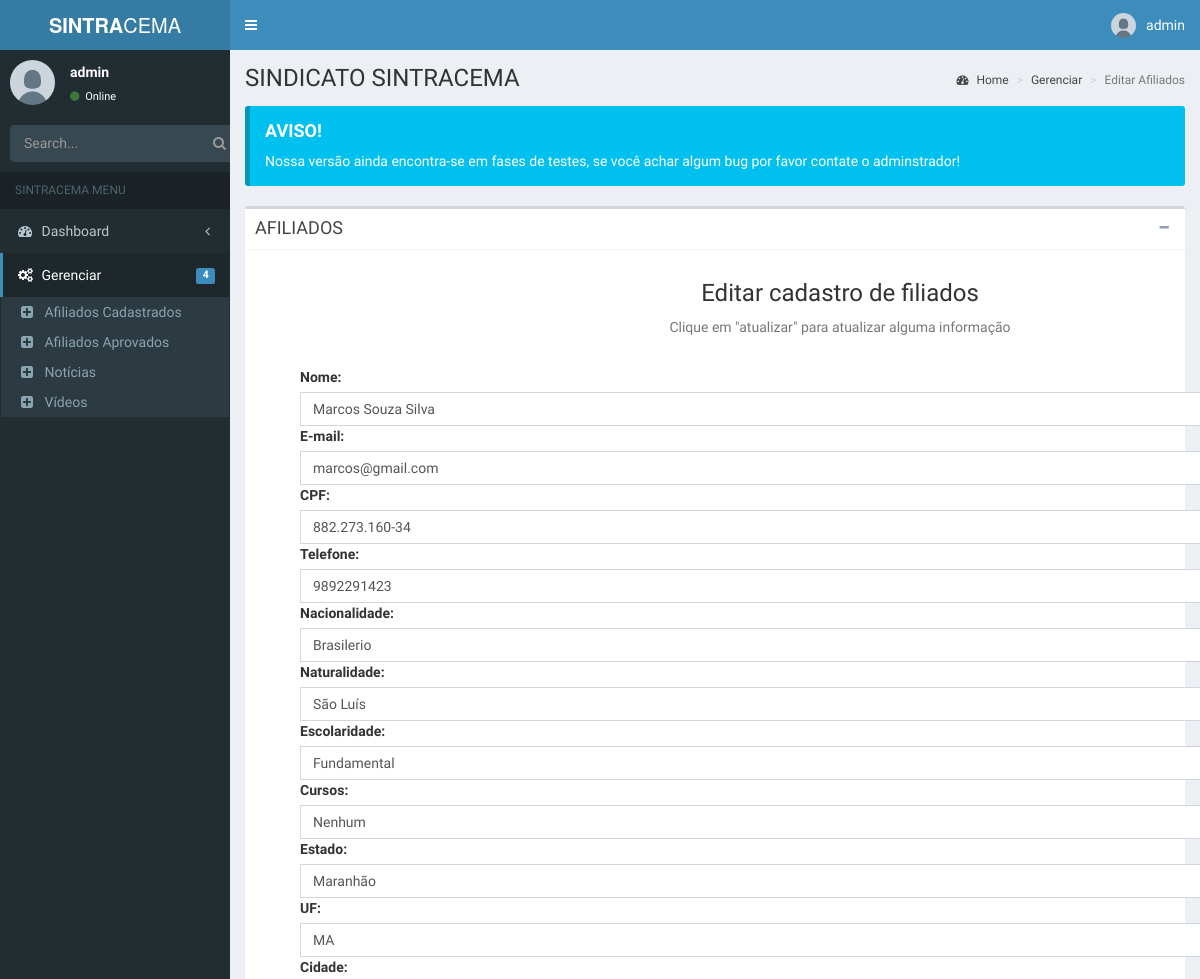
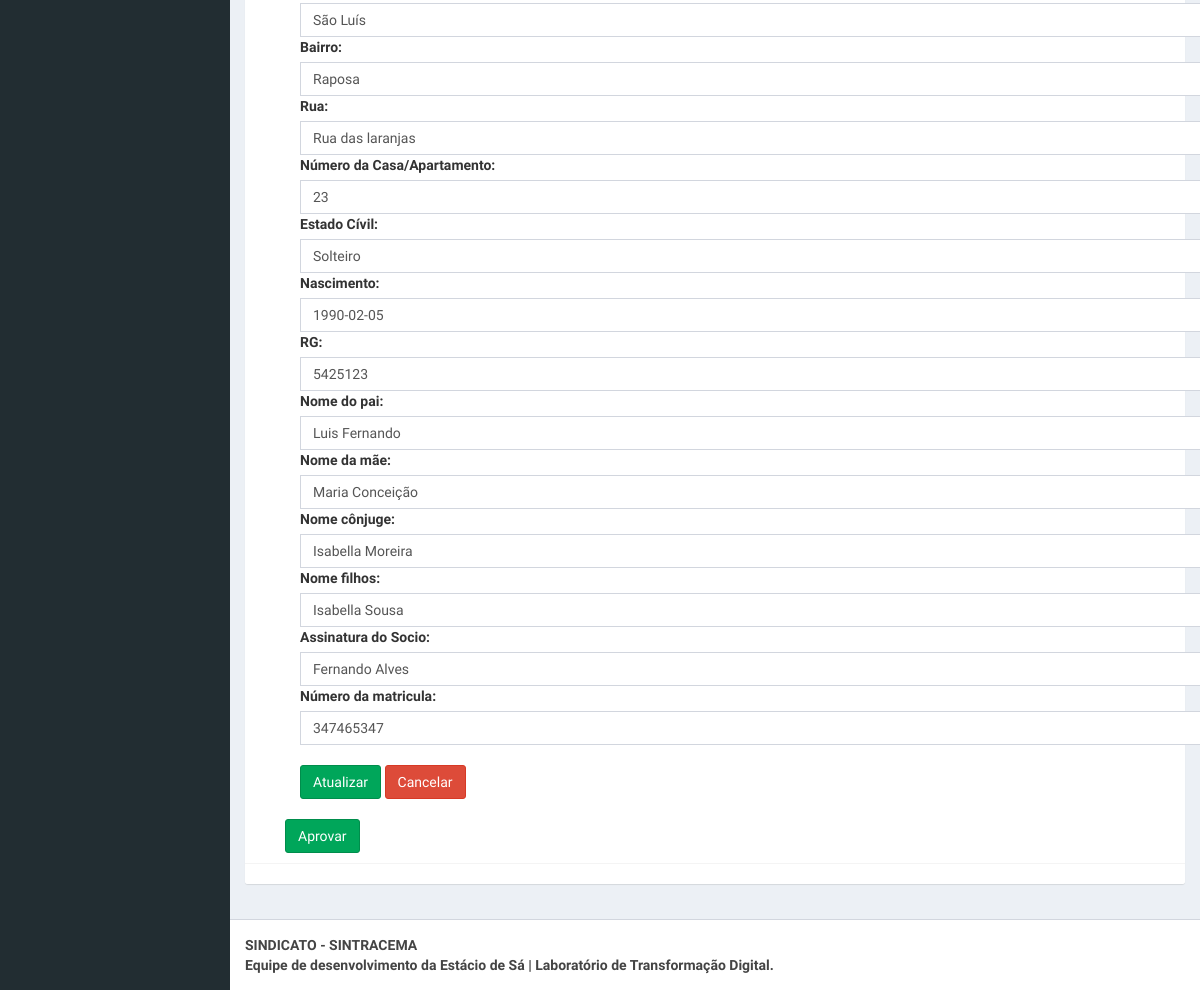
Screenshot of /admin/pages/layout/edit.php?id=1 (signed in) with the database file from the repository (2 pictures, top to bottom).
### tables this page shows
CREATE TABLE `filiais` (
  `id` int(11) NOT NULL,
  `id_aprovacao` int(11) UNSIGNED NOT NULL,
  `nome` varchar(100) DEFAULT NULL,
  `email` varchar(150) NOT NULL,
  `id_endereco` int(11) UNSIGNED NOT NULL,
  `nacionalidade` varchar(20) DEFAULT NULL,
  `naturalidade` varchar(30) DEFAULT NULL,
  `escolaridade` varchar(20) DEFAULT NULL,
  `cursos` varchar(255) NOT NULL,
  `estado_civil` varchar(20) DEFAULT NULL,
  `nascimento` date NOT NULL,
  `fone` varchar(20) NOT NULL,
  `cpf` varchar(20) NOT NULL,
  `rg` varchar(20) NOT NULL,
  `nome_pai` varchar(100) DEFAULT NULL,
  `nome_mae` varchar(100) DEFAULT NULL,
  `nome_conjuge` varchar(100) DEFAULT NULL,
  `nome_filhos` varchar(100) DEFAULT NULL,
  `assinatura_socio` varchar(100) DEFAULT NULL,
  `numero_matricula` int(100) NOT NULL,
  `registrado` timestamp NOT NULL DEFAULT current_timestamp() ON UPDATE current_timestamp()
);

CREATE TABLE `endereco` (
  `id_endereco` int(11) UNSIGNED NOT NULL,
  `estado` varchar(255) NOT NULL,
  `uf` varchar(255) NOT NULL,
  `cidade` varchar(255) NOT NULL,
  `bairro` varchar(255) NOT NULL,
  `rua` varchar(255) NOT NULL,
  `numero_casa` int(11) NOT NULL
);

### admin/pages/layout/edit.php (the view, shortened to what this page needs)
<?php
include('../../../db/conexao.php');
?>
<?php
$id = $_GET["id"];
?>
<!DOCTYPE html>
<html lang="pt-br">
<head>
  <link rel="stylesheet" href="../../bootstrap/css/bootstrap.min.css">
  <link rel="stylesheet" href="https://maxcdn.bootstrapcdn.com/font-awesome/4.4.0/css/font-awesome.min.css">
  <link rel="stylesheet" href="https://code.ionicframework.com/ionicons/2.0.1/css/ionicons.min.css">
  <link rel="stylesheet" href="../../dist/css/AdminLTE.min.css">
  <link rel="stylesheet" href="../../dist/css/skins/_all-skins.min.css">
<body class="hold-transition skin-blue fixed sidebar-mini">
  <div class="wrapper">
    <header class="main-header">
      <a href="../../index.php" class="logo">
        <span class="logo-lg"><b>SINTRA</b>CEMA</span>
      </a>
      <nav class="navbar navbar-static-top" role="navigation">
        <a href="#" class="sidebar-toggle" data-toggle="offcanvas" role="button">
        </a>
        <div class="navbar-custom-menu">
          <ul class="nav navbar-nav">
            <li class="dropdown user user-menu">
              <a href="#" class="dropdown-toggle" data-toggle="dropdown">
                <img src="../../dist/img/user.jpg" class="user-image" alt="User Image">
                <span class="hidden-xs"><?php echo $_SESSION['nome']; ?></span>
              </a>
            </li>
          </ul>
        </div>
      </nav>
    </header>
    <aside class="main-sidebar">
      <section class="sidebar">
        <div class="user-panel">
          <div class="pull-left image">
            <img src="../../dist/img/user.jpg" class="img-circle" alt="User Image">
          </div>
          <div class="pull-left info">
            <p><?php echo $_SESSION['nome']; ?></p>
            <a href="#"><i class="fa fa-circle text-success"></i> Online</a>
          </div>
        </div>
        <form action="#" method="get" class="sidebar-form">
          <div class="input-group">
            <input type="text" name="q" class="form-control custom-input" placeholder="Search...">
            <span class="input-group-btn">
              <button type="submit" name="search" id="search-btn" class="btn btn-flat"><i class="fa fa-search"></i></button>
            </span>
          </div>
        </form>
        <ul class="sidebar-menu">
          <li class="header">SINTRACEMA MENU</li>
          <li class="treeview">
            <a href="#">
              <i class="fa fa-dashboard"></i> <span>Dashboard</span> <i class="fa fa-angle-left pull-right"></i>
            </a>
          </li>
          <li class="treeview active">
            <a href="#">
              <i class="fa fa-gears"></i>
              <span>Gerenciar</span>
              <span class="label label-primary pull-right">4</span>
            </a>
            <ul class="treeview-menu">
              <li><a href="afiliados.php"><i class="fa fa-plus-square"></i> Afiliados Cadastrados</a></li>
              <li><a href="afiliadosAprovados.php"><i class="fa fa-plus-square"></i> Afiliados Aprovados</a></li>
              <li><a href="noticias.php"><i class="fa fa-plus-square"></i> Notícias</a></li>
              <li><a href="videos.php"><i class="fa fa-plus-square"></i> Vídeos</a></li>
            </ul>
          </li>
      </section>
    </aside>
    <div class="content-wrapper">
      <section class="content-header">
        <h1>
          SINDICATO SINTRACEMA
        </h1>
        <ol class="breadcrumb">
          <li><a href="#"><i class="fa fa-dashboard"></i> Home</a></li>
          <li><a href="#">Gerenciar</a></li>
          <li class="active">Editar Afiliados</li>
        </ol>
      </section>
      <section class="content">
        <div class="callout callout-info">
          <h4>AVISO!</h4>
          <p>Nossa versão ainda encontra-se em fases de testes, se você achar algum bug por favor contate o adminstrador!</p>
        </div>
        <div class="box">
          <div class="box-header with-border">
            <h3 class="box-title">AFILIADOS</h3>
            <div class="box-tools pull-right">
              <button class="btn btn-box-tool" data-widget="collapse" data-toggle="tooltip" title="Collapse"><i class="fa fa-minus"></i></button>
            </div>
          </div>
          <div class="box-body">
            <div class="container">
              <div class="text-center mb-4">
                <h3>Editar cadastro de filiados</h3>
                <p class="text-muted">Clique em "atualizar" para atualizar alguma informação</p>
              </div>
              <br>
              <?php
              $sql = "SELECT * FROM filiais
              JOIN endereco ON filiais.id_endereco = endereco.id_endereco
              WHERE id = $id";
              $result = mysqli_query($mysqli, $sql);
              $row = mysqli_fetch_assoc($result);
              ?>
              <div class="container-fluid divForm">
                <form action="" method="post">
                  <div class="container-fluid">
                    <label class="form-label">Nome:</label>
                    <input type="text" class="form-control custom-input" name="nome" value="<?php echo $row['nome']; ?>">
                    <label class="form-label">E-mail:</label>
                    <input type="text" class="form-control custom-input custom-input" name="email" value="<?php echo $row['email']; ?>">
                    <label class="form-label">CPF:</label>
                    <input type="text" class="form-control custom-input" name="cpf" value="<?php echo $row['cpf']; ?>">
                    <label class="form-label">Telefone:</label>
                    <input type="text" class="form-control custom-input" name="fone" value="<?php echo $row['fone']; ?>">
                    <label class="form-label">Nacionalidade:</label>
                    <input type="text" class="form-control custom-input" name="nacionalidade" value="<?php echo $row['nacionalidade']; ?>">
                    <label class="form-label">Naturalidade:</label>
                    <input type="text" class="form-control custom-input" name="naturalidade" value="<?php echo $row['naturalidade']; ?>">
                    <label class="form-label">Escolaridade:</label>
                    <input type="text" class="form-control custom-input" name="escolaridade" value="<?php echo $row['escolaridade']; ?>">
                    <label class="form-label">Cursos:</label>
                    <input type="text" class="form-control custom-input" name="curso" value="<?php echo $row['cursos']; ?>">
                    <label class="form-label">Estado:</label>
                    <input type="text" class="form-control custom-input" name="estado" value="<?php echo $row['estado']; ?>">
                    <label class="form-label">UF:</label>
                    <input type="text" class="form-control custom-input" maxlength="2" name="UF" value="<?php echo $row['uf']; ?>">
                    <label class="form-label">Cidade:</label>
                    <input type="text" class="form-control custom-input" name="cidade" value="<?php echo $row['cidade']; ?>">
                    <label class="form-label">Bairro:</label>
                    <input type="text" class="form-control custom-input" name="bairro" value="<?php echo $row['bairro']; ?>">
                    <label class="form-label">Rua:</label>
                    <input type="text" class="form-control custom-input" name="rua" value="<?php echo $row['rua']; ?>">
                    <label class="form-label">Número da Casa/Apartamento:</label>
                    <input type="text" class="form-control custom-input" name="numero_casa" value="<?php echo $row['numero_casa']; ?>">
                    <label class="form-label">Estado Cívil:</label>
                    <input type="text" class="form-control custom-input" name="estado_civil" value="<?php echo $row['estado_civil']; ?>">
                    <label class="form-label">Nascimento:</label>
                    <input type="text" class="form-control custom-input" name="nascimento" value="<?php echo $row['nascimento']; ?>">
                    <label class="form-label">RG:</label>
                    <input type="text" class="form-control custom-input" name="rg" value="<?php echo $row['rg']; ?>">
                    <label class="form-label">Nome do pai:</label>
                    <input type="text" class="form-control custom-input" name="nome_pai" value="<?php echo $row['nome_pai']; ?>">
                    <label class="form-label">Nome da mãe:</label>
                    <input type="text" class="form-control custom-input" name="nome_mae" value="<?php echo $row['nome_mae']; ?>">
                    <label class="form-label">Nome cônjuge:</label>
                    <input type="text" class="form-control custom-input" name="nome_conjuge" value="<?php echo $row['nome_conjuge']; ?>">
                    <label class="form-label">Nome filhos:</label>
                    <input type="text" class="form-control custom-input" name="nome_filhos" value="<?php echo $row['nome_filhos']; ?>">
                    <label class="form-label">Assinatura do Socio:</label>
                    <input type="text" class="form-control custom-input" name="assinatura_socio" value="<?php echo $row['assinatura_socio']; ?>">
                    <label class="form-label">Número da matricula:</label>
                    <input type="text" class="form-control custom-input" name="matricula" value="<?php echo $row['numero_matricula']; ?>">
                    <br>
                    <div>
                      <button type="submit" class="btn btn-success" name="submit">Atualizar</button>
                      <a href="afiliados.php" class="btn btn-danger">Cancelar</a>
                    </div>
                  </div>
                </form> <br>
                <?php
                $id_aprovacao = $row['id_aprovacao'];
                if ($id_aprovacao == 2) {
                  echo "<form class='formAprova' action='aprovar.php' method='post'>";
                      echo "<button type='submit' class='btn btn-success'>Aprovar</button>";
                  echo "</form>";
                } else if ($id_aprovacao == 1){
                  echo "<form class='formAprova' action='desaprovar.php' method='post'>";
                      echo "<input style='display:none' type='number' name='id' value='" . $id . "'>";
                      echo "<button type='submit' class='btn btn-danger desaprovar'>Desaprovar</button>";
                  echo "</form>";
                }
                ?>
              </div>
            </div>
          </div>
          <div class="box-footer">
          </div>
        </div>
      </section>
    </div>
    <footer class="main-footer">
      <strong>SINDICATO - SINTRACEMA <br> Equipe de desenvolvimento da Estácio de Sá | Laboratório de Transformação Digital.</strong>
    </footer>
  </div>
</body>
</html>

### admin/pages/layout/edit.php (style rules this page uses)
div.divForm { width: 100%; }
form { width: 100%; }
.custom-input { width: 90%; }

### rows the page displays
filiais: nome "Marcos Souza Silva", email "marcos@gmail.com", cpf "882.273.160-34", fone "9892291423", nacionalidade "Brasilerio", naturalidade "São Luís", escolaridade "Fundamental", curso "Nenhum", estado "Maranhão", UF "MA", cidade "São Luís", bairro "Raposa", rua "Rua das laranjas", numero_casa "23", estado_civil "Solteiro", nascimento "1990-02-05", rg "5425123", nome_pai "Luis Fernando", nome_mae "Maria Conceição", nome_conjuge "Isabella Moreira", nome_filhos "Isabella Sousa", assinatura_socio "Fernando Alves", matricula "347465347"

### other values shown
$_SESSION['nome'] "admin"
